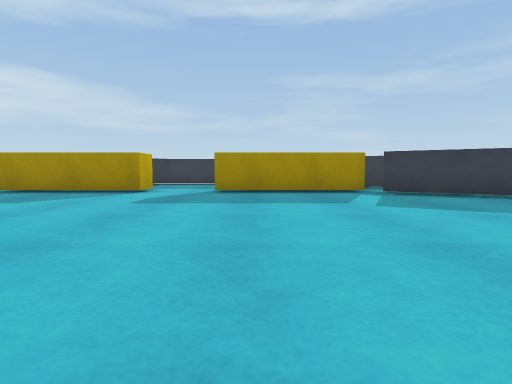
[1] (above)

24 first-person views from a walk through a 3-D level made in the Unity game engine. The camera is 0.59 m above the floor, tilts 4° down and sees 80° across. The floor is counted in squares, 1 m on a side. Each view is taken from the middle of a square. On the plan, view 1 faces up. The plan holds only what a view shows up to about 9 squares ahead; the rest is blank. The place goes on beyond the plan. Surface patterns are stand-ins for the level's own textures.

[2]
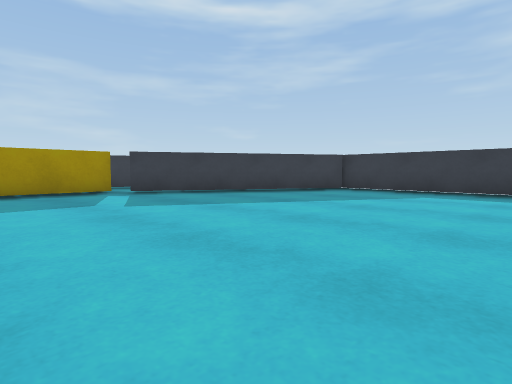

[3]
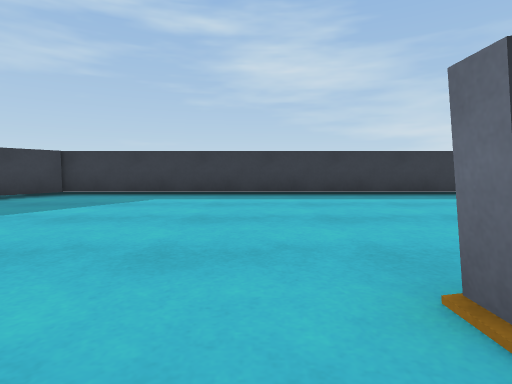

[4]
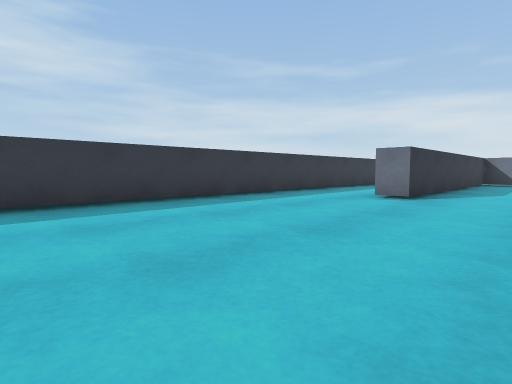

[5]
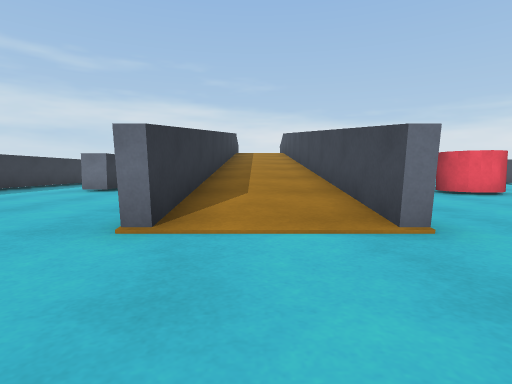

[6]
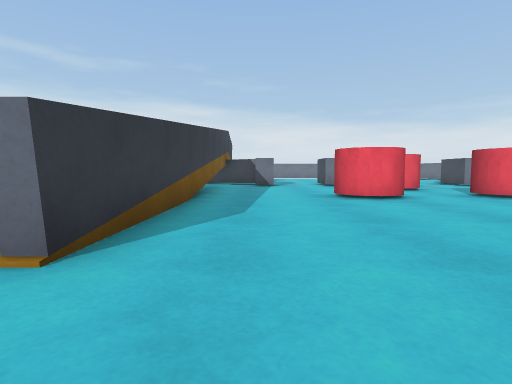

[7]
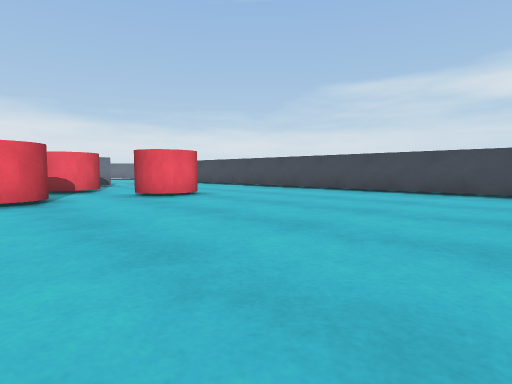

[8]
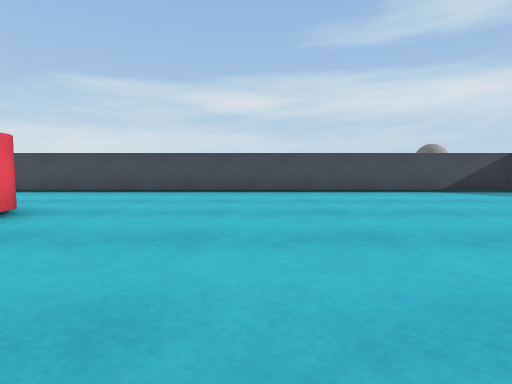

[9]
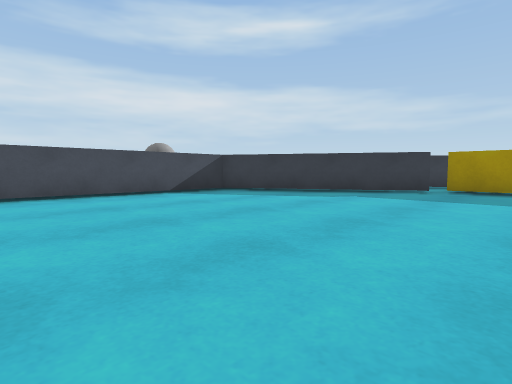

[10]
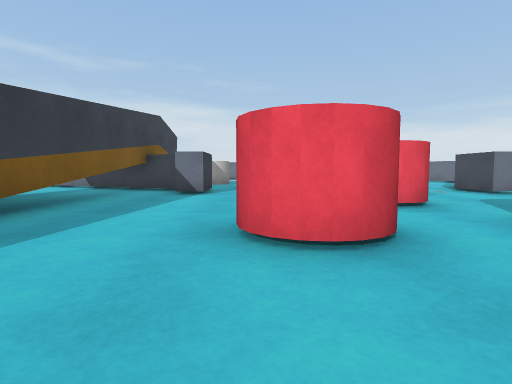

[11]
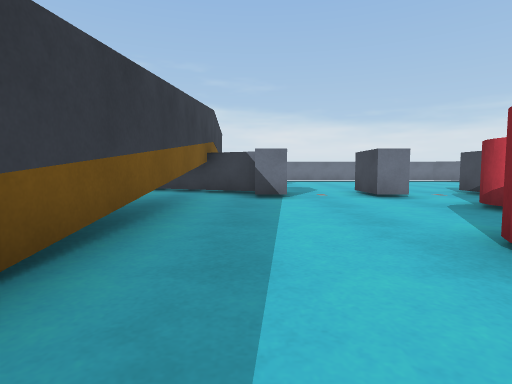

[12]
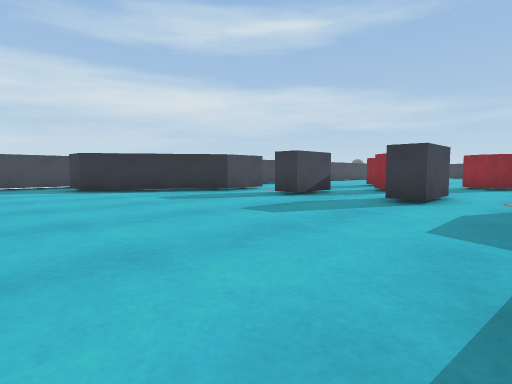

[13]
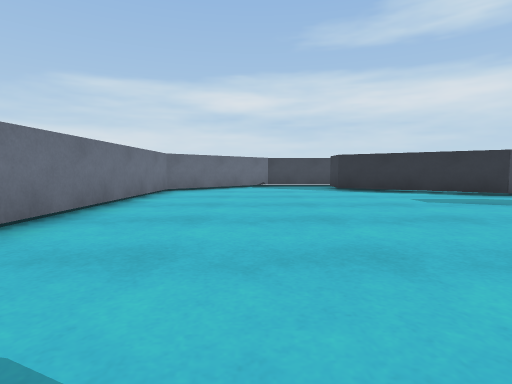

[14]
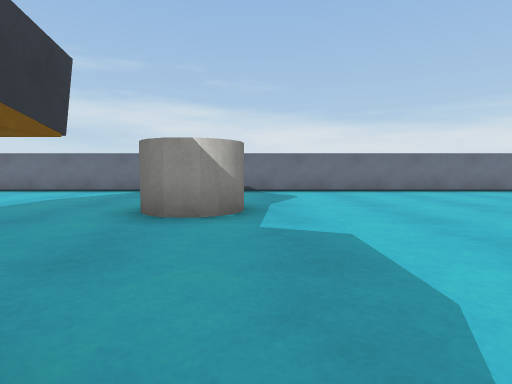

[15]
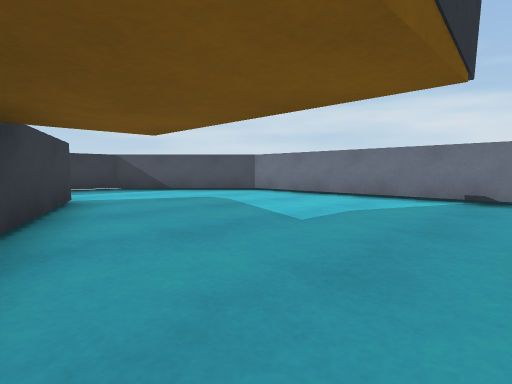

[16]
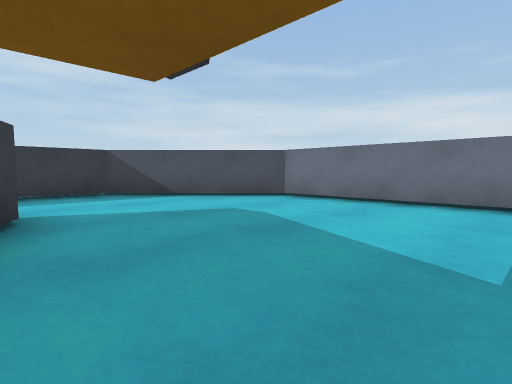

[17]
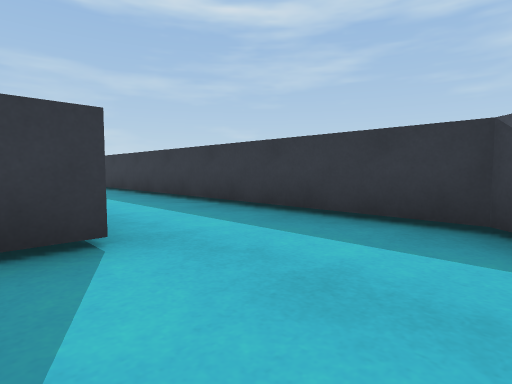

[18]
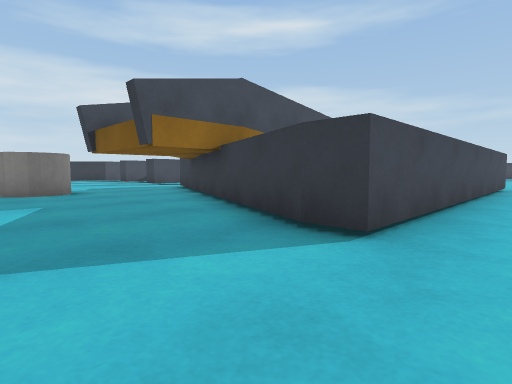

[19]
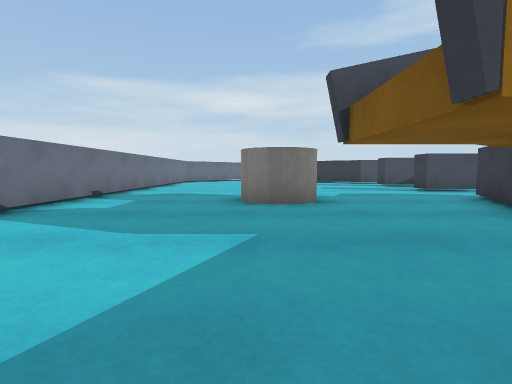

[20]
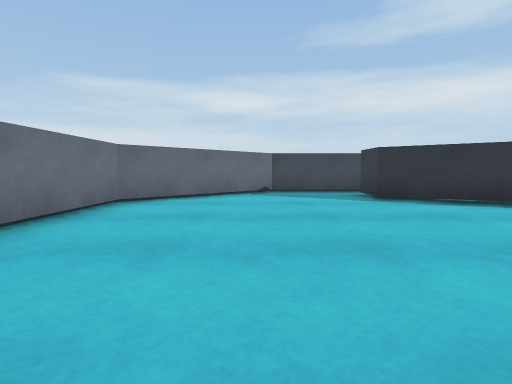

[21]
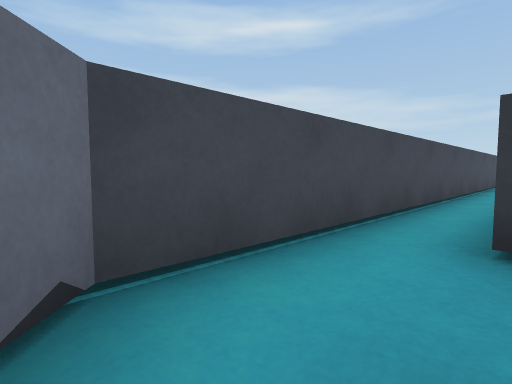

[22]
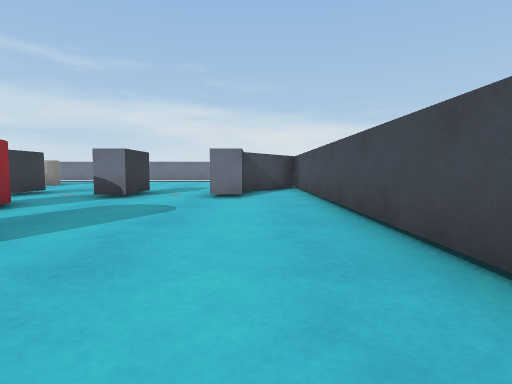

[23]
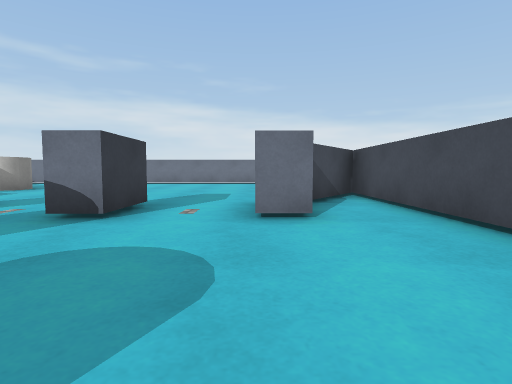

[24]
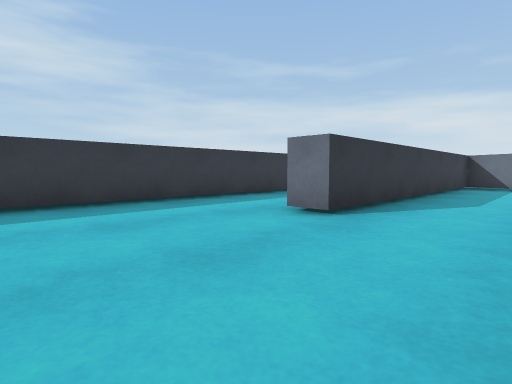

### Floor plan
Points are (right, up) in squares from view 1. A wall is a line through its corners. A room is listed if a view was taken in it or the views show most of it. See-through windows are left out.
Room 1 (views 1, 2, 3, 4, 5, 6, 7, 8, 9, 10, 11, 22, 23, 24)
walls: (2, -0.9) (2.4, -0.9); (-2.7, -10.7) (-1.9, -10.7); (-7.4, 7.7) (-12.3, 4.9) (-12.3, -14.3) (-10.7, -11.9); (-5.4, -10.7) (-4.7, -10.7); (-3.1, 9) (-3.1, 8.1) (-7.1, 8.1); (-2, -11.7) (-0.7, -12.3) (-0.7, -0.8); (3, 8.1) (-1.1, 8.1); (-8.2, -10.7) (-7.4, -10.7); (8.5, -5.5) (8.5, 4.7) (3.2, 7.8); (-10.7, -11.5) (-10.7, -10.7) (-10, -10.7); (3.9, -14.2) (4.4, -14.4); (5.1, -13.6) (5.1, -6.5) (5.9, -6.5)
ways out: opening at (-9, -11.5) to room 2; opening at (-6.5, -11.5) to room 2; opening at (-3.5, -11.5) to room 2; opening at (1, -1) to room 2; opening at (7.5, -6.5) to room 2; opening at (-2.5, 8.5)
objects: red cylinder (-8, -6) to (-7, -5); red cylinder (-7, -9) to (-6, -8); red cylinder (-5, -6) to (-4, -5)
Room 2 (views 12, 13, 14, 15, 16, 17, 18, 19, 20, 21)
walls: (-2.7, -11.9) (-2.7, -10.7); (-4.7, -10.7) (-4.7, -12.2) (-5.4, -12.2) (-5.4, -11); (-0.5, -13.1) (-2.7, -12.2); (-7.4, -10.7) (-7.4, -12.2) (-8.2, -12.2) (-8.2, -10.7); (-10, -10.7) (-10, -12.2) (-12.3, -15.5) (-13.4, -15.5); (2, -6.9) (2, -0.9); (5.9, -6.5) (5.9, -15.5) (5.2, -15.5) (2.1, -14.2); (-14.5, -6.6) (-14.5, -17.6) (-11.6, -20.5) (5.6, -20.5) (8.5, -17.6) (8.5, -5.5); (-0.4, -0.8) (-0.4, -7.1)
ways out: opening at (-9, -11.5) to room 1; opening at (-6.5, -11.5) to room 1; opening at (-3.5, -11.5) to room 1; opening at (1, -1) to room 1; opening at (7.5, -6.5) to room 1
objects: cylinder (-3, -17) to (-2, -16)

Positions as (right, up) in squares from view 1, and headings:
1: (0, 0), facing up
2: (0, 0), facing up-right
3: (1, 0), facing right
4: (3, 0), facing down-right
5: (1, 2), facing down
6: (-2, 1), facing down
7: (-4, 1), facing down-left
8: (-4, -2), facing left
9: (-5, -1), facing up-left
10: (-4, -3), facing down
11: (-2, -4), facing down
12: (-3, -18), facing up-left
13: (-3, -18), facing left
14: (-3, -12), facing down
15: (-1, -14), facing down-right
16: (1, -15), facing down-right
17: (5, -18), facing up-right
18: (7, -18), facing up-left
19: (4, -17), facing left
20: (-6, -18), facing left
21: (-13, -18), facing up-left
22: (-11, -4), facing down
23: (-10, -7), facing down
24: (3, -3), facing down-right
